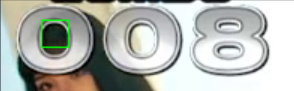
#> input picture tests/fixtures/combo_008.png, 294 x 91 px
$ python -i judgment_shapes.py   (imports and definitions only)
#> lines starting #> are read from the running program, lines starting #| are printed output that depends on the picture; after the words box and inside, x2 and y2 are one past the last pixel; in counts of white or black regions, pixels touching at a corner belong together
#> further down, picture is the input picture: shape (91, 294, 3); mean B, G, R 176.4, 181.9, 178.5
"""Cached, color-derived lettering search for judgment reference images."""
from __future__ import annotations

from dataclasses import dataclass

import cv2
import numpy as np

from app import config
from app.recognition import JudgmentMatch


@dataclass(frozen=True)
class ShapeReference:
    hue: int
    templates: tuple[np.ndarray, ...]


def foreground_mask(image: np.ndarray, hue: int) -> np.ndarray:
    h, s, v = cv2.split(cv2.cvtColor(image, cv2.COLOR_BGR2HSV))
    distance = np.abs(h.astype(np.int16) - hue)
    distance = np.minimum(distance, 180 - distance)
    return ((distance <= 12) & (s >= 65) & (v >= 65)).astype(np.uint8)


def _half_size(mask: np.ndarray) -> np.ndarray:
    return cv2.resize(
        mask, (max(2, round(mask.shape[1] / 2)), max(2, round(mask.shape[0] / 2))),
        interpolation=cv2.INTER_NEAREST,
    )


def prepare_shape_reference(
    image: np.ndarray, *,
    horizontal_scales: tuple[float, ...] = (.70, .80, .90, 1.0, 1.10, 1.20),
    vertical_scales: tuple[float, ...] = (.75, 1.0, 1.25),
) -> ShapeReference:
#> called with horizontal_scales = (0.7, 0.8, 0.9, 1, 1.1, 1.2), vertical_scales = (0.75, 1, 1.25)
    if image.size == 0:
        raise ValueError("Reference image is empty.")
    hsv = cv2.cvtColor(image, cv2.COLOR_BGR2HSV)
#> hsv: shape (91, 294, 3); mean H, S, V 63.9, 28.3, 185.5
    center = hsv[image.shape[0] // 5:4 * image.shape[0] // 5]
#> center: shape (54, 294, 3); mean H, S, V 68, 20.3, 188.2
    h, s, v = cv2.split(center)
    selected = (s >= 100) & (v >= 100)
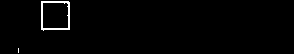
#> selected: shape (54, 294) bool; 1.4% white in thin lines or dots, all inside (x1, y1, x2, y2) = (18, 1, 70, 53)
    if not selected.any():
        raise ValueError("No saturated lettering; capture a clear colored judgment word.")
    histogram = np.bincount(
        h[selected], weights=s[selected].astype(float) ** 2 * v[selected], minlength=180,
    )
#> histogram = 180 values, max 1.83e+09 at index 60, min 0 at index 0, mean 11609815.5
    hue = int(histogram.argmax())
#> hue = 60
    mask = foreground_mask(image, hue)
#> in foreground_mask, `h, s, v = cv2.split(cv2.cvtColor(image, cv2.COLOR_BGR2HSV))`:
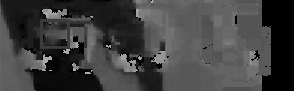
#> h: shape (91, 294); min 0, max 178, mean 63.9
#> in foreground_mask, `h, s, v = cv2.split(cv2.cvtColor(image, cv2.COLOR_BGR2HSV))`:
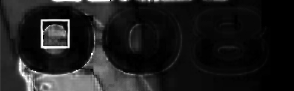
#> s: shape (91, 294); min 0, max 255, mean 28.3
#> in foreground_mask, `distance = np.abs(h.astype(np.int16) - hue)`:
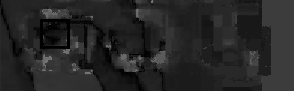
#> distance: shape (91, 294) int16; min 0, max 118, mean 37.9
#> in foreground_mask, `distance = np.minimum(distance, 180 - distance)`:
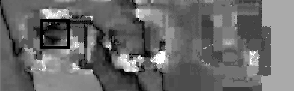
#> distance: shape (91, 294) int16; min 0, max 90, mean 37.6; drawn with min black and max white
#> in foreground_mask, `return ((distance <= 12) & (s >= 65) & (v >= 65)).astype(np.uint8)`:
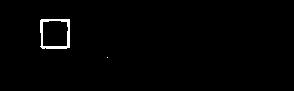
#> returned value: shape (91, 294); values 0 (black) and 1 (white), 1.1% white; 2 white regions (1 under 20 px), largest, box (x1, y1, x2, y2) and area: (40, 19, 70, 49) 287
    count, labels, stats, _ = cv2.connectedComponentsWithStats(mask, 8)
#> labels: shape (91, 294) int32; 3 distinct labels, from 0 to 2
#> count = 3; stats = [[0, 0, 294, 91, 26466], [40, 19, 30, 30, 287], [107, 57, 1, 1, 1]]
    scale_x, scale_y = image.shape[1] / 286, image.shape[0] / 53
#> scale_x = 1.03; scale_y = 1.72
    components = [
        index for index in range(1, count)
        if stats[index, cv2.CC_STAT_AREA] >= max(4, round(40 * scale_x * scale_y))
        and stats[index, cv2.CC_STAT_HEIGHT] >= max(2, round(6 * scale_y))
    ]
#> components = [1]
    if not components:
        raise ValueError("No usable lettering components; recapture the full word.")
    cleaned = np.isin(labels, components).astype(np.uint8)
#> cleaned: shape (91, 294); values 0 (black) and 1 (white), 1.1% white; 1 white region, box (x1, y1, x2, y2) and area: (40, 19, 70, 49) 287
    x, y, width, height = cv2.boundingRect(cv2.findNonZero(cleaned))
#> x = 40; y = 19; width = 30; height = 30
    if width < max(8, image.shape[1] * .1) or height < 3:
        raise ValueError("Lettering is too small; recapture the full word.")
    template = np.pad(
        cleaned[y:y + height, x:x + width],
        ((max(1, round(2 * scale_y)),) * 2, (max(1, round(2 * scale_x)),) * 2),
    )
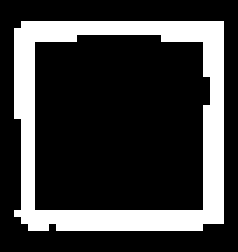
#> template: shape (36, 34) (shown 7 times larger); values 0 (black) and 1 (white), 23.4% white; 1 white region, box (x1, y1, x2, y2) and area: (2, 3, 32, 33) 287
    templates = []
    for sx in horizontal_scales:
        for sy in vertical_scales:
            resized = cv2.resize(
                template, (max(4, round(template.shape[1] * sx)), max(4, round(template.shape[0] * sy))),
                interpolation=cv2.INTER_NEAREST,
            )
            resized = _half_size(resized)
            if resized.min() == resized.max():
                continue
            templates.append(resized)
#> after the loop, templates = 18 items
    if not templates:
        raise ValueError("No usable shape contrast; recapture a clear word.")
    return ShapeReference(hue, tuple(templates))


# [15 lines left out: function _best_shape, not called in this run]


class JudgmentShapeMatcher:
    """Prepare once per calibration change; each frame searches only cached masks."""

    # [61 lines left out: functions __init__, match, not called in this run]

>>> import cv2
>>> picture = cv2.imread('../tests/fixtures/combo_008.png')
>>> result = prepare_shape_reference(picture)
